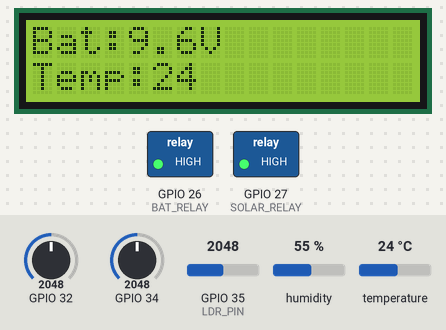
A sketch run on a simulated ESP32. Parts: 16×2 character LCD, switched loads named in the sketch (green lamp = pin HIGH). The inputs (shaded band) are chosen by the test bench; at power-on: temperature 24 °C, GPIO 32 = 2048, GPIO 34 = 2048, GPIO 35 (LDR_PIN) = 2048, humidity 55 %. WiFi joins after 1.5 s; servers stay silent unless stated; what the sketch prints to the serial monitor is not drawn.

Above: at 4.3 s.
4.4 s: temperature set to 12 °C
At 6.1 s:
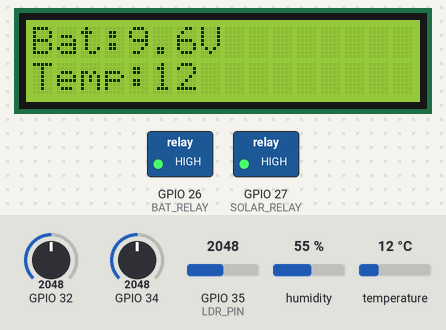
7.0 s: GPIO 32 set to 2866
At 8.5 s:
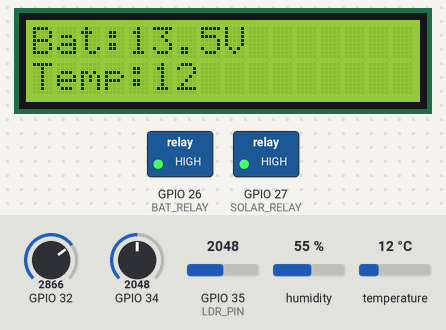
9.2 s: temperature set to 19 °C
At 10.8 s:
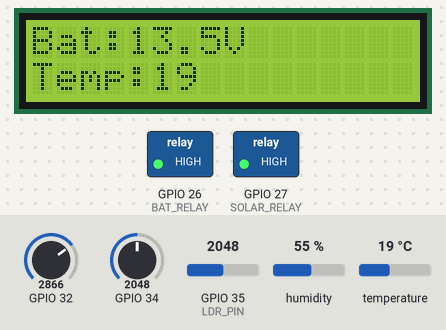
11.4 s: GPIO 32 set to 3972
At 13.2 s:
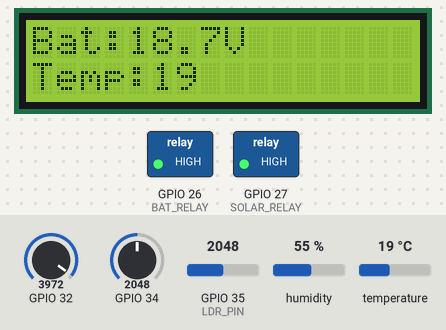
13.6 s: temperature set to 28 °C
At 15.5 s:
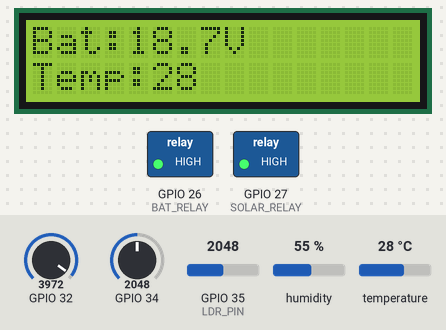
15.9 s: GPIO 32 set to 1228
At 17.9 s:
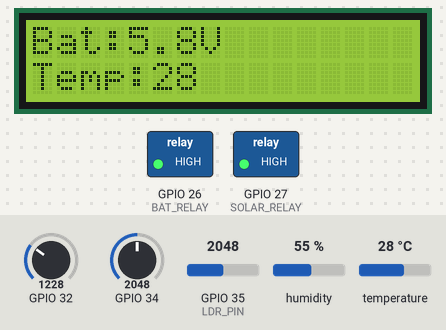
Timing chart, 0 to 19.1 s (numbered marks = the images above; inputs shaded):
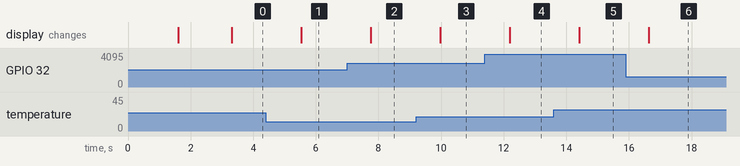

Measured:
- after the input at 4.4 s, the display: changes after 1.1 s (image 1)
- after the input at 7.0 s, the display: changes after 0.75 s (image 2)
- after the input at 9.2 s, the display: changes after 0.77 s (image 3)
- after the input at 11.4 s, the display: changes after 0.79 s (image 4)
- after the input at 13.6 s, the display: changes after 0.81 s (image 5)
- after the input at 15.9 s, the display: changes after 0.73 s (image 6)

The sketch:

sketch_feb08b.ino
```cpp
#include <Wire.h>
#include <LiquidCrystal_I2C.h>
#include <DHT.h>
#include <WiFi.h>

// ================= WIFI DETAILS =================
const char* ssid = "iPhone";
const char* password = "hemu123.";
String apiKey = "SJ9QXXKNRMI19WIF";   // NEW WRITE API KEY

// ================= PIN DEFINITIONS =================
#define SOLAR_ADC   34
#define BAT_ADC     32
#define LDR_PIN     35
#define DHT_PIN     4

#define SOLAR_RELAY 27
#define BAT_RELAY   26

#define DHTTYPE DHT11

LiquidCrystal_I2C lcd(0x27, 16, 2);
DHT dht(DHT_PIN, DHTTYPE);

// ================= CALIBRATION =================
#define SOLAR_MULTIPLIER 7.66
#define BAT_MULTIPLIER   5.84

const float ADC_REF = 3.3;
const int ADC_MAX = 4095;

unsigned long lastSend = 0;
const long sendInterval = 20000;  // 20 seconds

// ================= READ VOLTAGE =================
float readVoltage(int pin, float multiplier) {
  long sum = 0;
  for (int i = 0; i < 40; i++) {
    sum += analogRead(pin);
    delay(2);
  }
  float adc = sum / 40.0;
  float v_adc = adc * (ADC_REF / ADC_MAX);
  return v_adc * multiplier;
}

// ================= WIFI CONNECT =================
void connectWiFi() {

  lcd.clear();
  lcd.setCursor(0,0);
  lcd.print("Connecting WiFi");

  WiFi.begin(ssid, password);

  int retry = 0;
  while (WiFi.status() != WL_CONNECTED && retry < 20) {
    delay(500);
    Serial.print(".");
    retry++;
  }

  if (WiFi.status() == WL_CONNECTED) {
    Serial.println("\nWiFi Connected!");
    lcd.clear();
    lcd.setCursor(0,0);
    lcd.print("WiFi Connected");
    delay(1500);
  } else {
    Serial.println("\nWiFi Failed!");
  }
}

// ================= SEND USING RAW TCP =================
void sendToThingSpeak(float solarV, float battV, float temp, float hum, int ldr) {

  if (WiFi.status() == WL_CONNECTED) {

    WiFiClient client;

    if (client.connect("api.thingspeak.com", 80)) {

      String postData = "api_key=" + apiKey +
                        "&field1=" + String(solarV,2) +
                        "&field2=" + String(battV,2) +
                        "&field3=" + String(temp,2) +
                        "&field4=" + String(hum,2) +
                        "&field5=" + String(ldr);

      client.println("POST /update HTTP/1.1");
      client.println("Host: api.thingspeak.com");
      client.println("Connection: close");
      client.println("Content-Type: application/x-www-form-urlencoded");
      client.print("Content-Length: ");
      client.println(postData.length());
      client.println();
      client.print(postData);

      Serial.println("Data Sent To ThingSpeak");

      delay(1000);

      while (client.available()) {
        String line = client.readStringUntil('\r');
        Serial.print(line);
      }

      client.stop();
    }
    else {
      Serial.println("Connection Failed");
    }
  }
  else {
    Serial.println("WiFi Lost!");
  }
}

// ================= SETUP =================
void setup() {

  Serial.begin(115200);

  analogSetPinAttenuation(SOLAR_ADC, ADC_11db);
  analogSetPinAttenuation(BAT_ADC, ADC_11db);
  analogSetPinAttenuation(LDR_PIN, ADC_11db);

  pinMode(SOLAR_RELAY, OUTPUT);
  pinMode(BAT_RELAY, OUTPUT);

  digitalWrite(SOLAR_RELAY, HIGH);
  digitalWrite(BAT_RELAY, HIGH);

  lcd.begin();
  lcd.backlight();
  dht.begin();

  connectWiFi();
}

// ================= LOOP =================
void loop() {

  float solarV = readVoltage(SOLAR_ADC, SOLAR_MULTIPLIER);
  float battV  = readVoltage(BAT_ADC, BAT_MULTIPLIER);

  float temperature = dht.readTemperature();
  float humidity    = dht.readHumidity();

  int ldrRaw = analogRead(LDR_PIN);
  int ldrPercent = map(ldrRaw, 0, 4095, 0, 100);

  lcd.clear();
  lcd.setCursor(0,0);
  lcd.print("Bat:");
  lcd.print(battV,1);
  lcd.print("V");

  lcd.setCursor(0,1);
  lcd.print("Temp:");
  lcd.print(temperature,0);

  Serial.println("====================================");
  Serial.print("Solar: "); Serial.println(solarV);
  Serial.print("Battery: "); Serial.println(battV);
  Serial.print("Temp: "); Serial.println(temperature);
  Serial.print("Humidity: "); Serial.println(humidity);
  Serial.print("Light: "); Serial.println(ldrPercent);
  Serial.println("====================================");

  if (millis() - lastSend > sendInterval) {
    lastSend = millis();
    sendToThingSpeak(solarV, battV, temperature, humidity, ldrPercent);
  }

  delay(2000);
}
```
